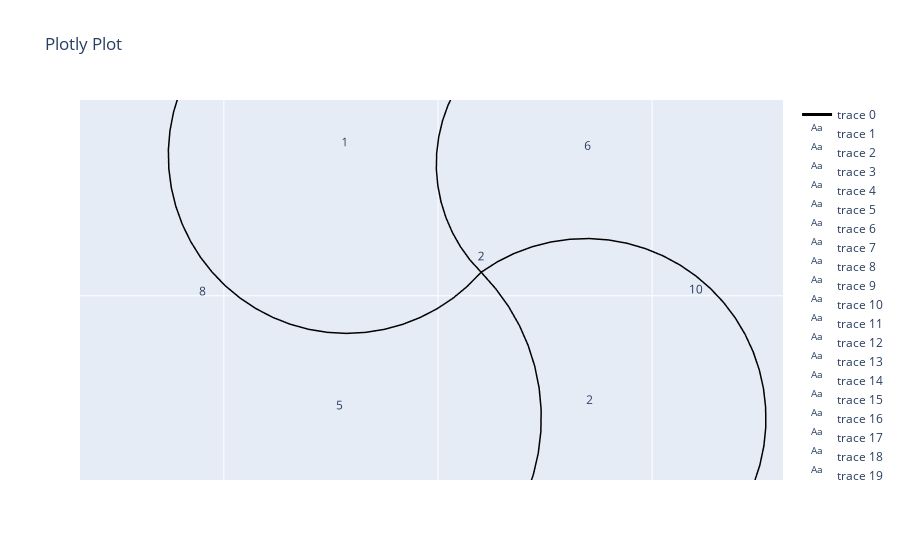
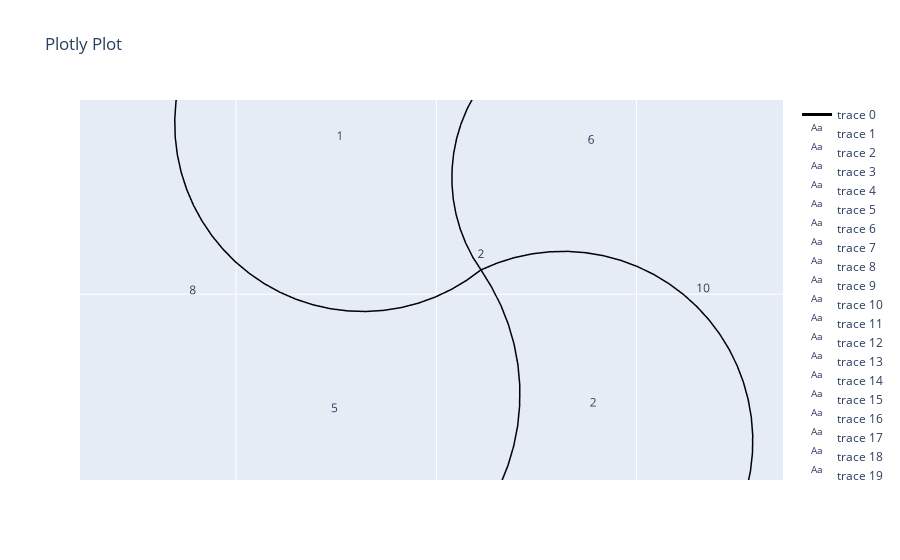

Here is the notebook cell these charts were saved with, in order:
### Markdown cell above
Generate 6 specimens only changing the arc angle: Long edges

### Code cell
# net.update_shape(q_new)
q0 = q.copy()*0.8
net = Network_custom.from_fd(vertices, edges, q0, fixed, paths = paths, dir = directions)
l1_initial = net.l1.copy()
l0, l_scalar = net.materialize_nonlinear(A, stress_data, strain_data, interpolation_kind = 'cubic')
net.initialize_shape_optimizer(function_type = 'standard',  method = 'Gauss-Seidel',options ={"maxiter": 1000, "damping": .01, "correction_scalar": 1., "tol": 1e-6})
# net.initialize_shape_optimizer(function_type = 'standard',  method = 'L-BFGS-B',options ={"maxiter": 10000, "maxfun": 1500000, "maxls": 5000})
net.optimize_vertices()
reference_point = [0,0,0]                         # The network will be scaler relative to this point

l_scalar_vec = np.linspace(.65, net.l_scalar, 6)
for l_scalar in l_scalar_vec:

    net.scale_vertices(reference_point, l_scalar, account_for_leafs = True) # If you don't provide a scalar, it will use network.l_scalar automatically
    print(np.min(net.l1_scaled/net.l0))

    R, th = net.arc_param()
    xyz = net.arc_points(n = n_points)
    net.auto_flip_curves(n = n_points)        # Automatically flip the curvature of the edges. Directions will become 1, -1, 1, -1, ...
    net.flip_curves(n = n_points)                   # Flip all the edges.
    net.flip_curves([8, 10], n = n_points)
    net.jump_at_intersection(intersection_width = printing_params['d_nozzle']*1.5, intersection_height = printing_params['layer_height'], interpolation_function=None) 
    net.net_plot(color=True, plot_type='arcs', elables=True, vlabels = True)
    net.all_loop_to_path(start_loop_bools, end_loop_bools, L_loop, alpha_loop, n_points)
    net.add_running_start(running_start_bools, running_end_bools, L_running, n_points)
    file_name = model_name + f'_ls{l_scalar:.2f}'
    # print(f"q_scalar: {q_scalar}, l_scalar: {l_scalar}, max stress: {np.max(net.f)/TPU_nl['A']}")

    g_code = replace_brackets(start_gcode, temperature_settings)
    g_code += make_purge_line(printing_params, gen, point0, point1, comment='Purge line', ef_extra=2.5)
    g_code += make_purge_line(printing_params, gen, point2, point3, comment='Purge line', ef_extra=1.0)
    g_code += add_net_to_gcode(printing_params, gen, net)

    g_code += end_gcode
    # with open(os.path.join('DATA', 'generated_gcodes', file_name + '.gcode'), "w") as g_code_file:
    #     g_code_file.write(g_code)

### Figure 1 — Plotly figure (JSON) as saved in the notebook; plotly's stock layout.template omitted (floating-point values rounded to 4 significant figures; data arrays with more than 128 entries replaced by an {"elided": "..."} marker saying what was removed)
{"data": [{"line": {"color": "black", "width": 3}, "mode": "lines", "type": "scatter3d", "x": {"elided": "372 float values"}, "y": {"elided": "372 float values"}, "z": {"elided": "372 float values"}}, {"mode": "text", "text": ["0"], "type": "scatter3d", "x": [-39.94], "y": [40.53], "z": [0]}, {"mode": "text", "text": ["1"], "type": "scatter3d", "x": [-8.79], "y": [12.84], "z": [0]}, {"mode": "text", "text": ["2"], "type": "scatter3d", "x": [14.14], "y": [-11.22], "z": [0]}, {"mode": "text", "text": ["3"], "type": "scatter3d", "x": [40.42], "y": [-40.53], "z": [0]}, {"mode": "text", "text": ["4"], "type": "scatter3d", "x": [-40.06], "y": [-41.08], "z": [0]}, {"mode": "text", "text": ["5"], "type": "scatter3d", "x": [-9.211], "y": [-11.74], "z": [0]}, {"mode": "text", "text": ["6"], "type": "scatter3d", "x": [13.97], "y": [12.5], "z": [0]}, {"mode": "text", "text": ["7"], "type": "scatter3d", "x": [40.49], "y": [40.14], "z": [0]}, {"mode": "text", "text": ["8"], "type": "scatter3d", "x": [-22.01], "y": [-1.087], "z": [0]}, {"mode": "text", "text": ["9"], "type": "scatter3d", "x": [0.917], "y": [-25.15], "z": [0]}, {"mode": "text", "text": ["10"], "type": "scatter3d", "x": [24.1], "y": [-0.9092], "z": [0]}, {"mode": "text", "text": ["11"], "type": "scatter3d", "x": [1.165], "y": [23.16], "z": [0]}, {"mode": "text", "text": ["0"], "type": "scatter3d", "x": [-58.28], "y": [57.57], "z": [0]}, {"mode": "text", "text": ["1"], "type": "scatter3d", "x": [-21.59], "y": [23.49], "z": [0]}, {"mode": "text", "text": ["2"], "type": "scatter3d", "x": [4.013], "y": [2.191], "z": [0]}, {"mode": "text", "text": ["3"], "type": "scatter3d", "x": [24.27], "y": [-24.64], "z": [0]}, {"mode": "text", "text": ["4"], "type": "scatter3d", "x": [56.57], "y": [-56.43], "z": [0]}, {"mode": "text", "text": ["5"], "type": "scatter3d", "x": [-57.68], "y": [-56.49], "z": [0]}, {"mode": "text", "text": ["6"], "type": "scatter3d", "x": [-22.44], "y": [-25.67], "z": [0]}, {"mode": "text", "text": ["7"], "type": "scatter3d", "x": [23.92], "y": [22.82], "z": [0]}, {"mode": "text", "text": ["8"], "type": "scatter3d", "x": [57.07], "y": [57.47], "z": [0]}], "layout": {"scene": {"aspectmode": "data", "camera": {"center": {"x": 0, "y": 0, "z": 0}, "eye": {"x": 0, "y": 0, "z": 2.914}, "up": {"x": 0, "y": 1, "z": 0}}}, "title": {"text": "Plotly Plot"}}}

### Figure 2 — Plotly figure (JSON) as saved in the notebook; plotly's stock layout.template omitted (floating-point values rounded to 4 significant figures; data arrays with more than 128 entries replaced by an {"elided": "..."} marker saying what was removed)
{"data": [{"line": {"color": "black", "width": 3}, "mode": "lines", "type": "scatter3d", "x": {"elided": "372 float values"}, "y": {"elided": "372 float values"}, "z": {"elided": "372 float values"}}, {"mode": "text", "text": ["0"], "type": "scatter3d", "x": [-42.23], "y": [43.03], "z": [0]}, {"mode": "text", "text": ["1"], "type": "scatter3d", "x": [-9.723], "y": [14.21], "z": [0]}, {"mode": "text", "text": ["2"], "type": "scatter3d", "x": [15.64], "y": [-12.41], "z": [0]}, {"mode": "text", "text": ["3"], "type": "scatter3d", "x": [43.0], "y": [-43.15], "z": [0]}, {"mode": "text", "text": ["4"], "type": "scatter3d", "x": [-42.44], "y": [-43.8], "z": [0]}, {"mode": "text", "text": ["5"], "type": "scatter3d", "x": [-10.19], "y": [-12.98], "z": [0]}, {"mode": "text", "text": ["6"], "type": "scatter3d", "x": [15.45], "y": [13.83], "z": [0]}, {"mode": "text", "text": ["7"], "type": "scatter3d", "x": [43.03], "y": [42.57], "z": [0]}, {"mode": "text", "text": ["8"], "type": "scatter3d", "x": [-24.35], "y": [-1.203], "z": [0]}, {"mode": "text", "text": ["9"], "type": "scatter3d", "x": [1.014], "y": [-27.82], "z": [0]}, {"mode": "text", "text": ["10"], "type": "scatter3d", "x": [26.65], "y": [-1.006], "z": [0]}, {"mode": "text", "text": ["11"], "type": "scatter3d", "x": [1.288], "y": [25.61], "z": [0]}, {"mode": "text", "text": ["0"], "type": "scatter3d", "x": [-60.58], "y": [60.07], "z": [0]}, {"mode": "text", "text": ["1"], "type": "scatter3d", "x": [-23.88], "y": [25.99], "z": [0]}, {"mode": "text", "text": ["2"], "type": "scatter3d", "x": [4.439], "y": [2.424], "z": [0]}, {"mode": "text", "text": ["3"], "type": "scatter3d", "x": [26.85], "y": [-27.25], "z": [0]}, {"mode": "text", "text": ["4"], "type": "scatter3d", "x": [59.15], "y": [-59.04], "z": [0]}, {"mode": "text", "text": ["5"], "type": "scatter3d", "x": [-60.06], "y": [-59.22], "z": [0]}, {"mode": "text", "text": ["6"], "type": "scatter3d", "x": [-24.82], "y": [-28.39], "z": [0]}, {"mode": "text", "text": ["7"], "type": "scatter3d", "x": [26.46], "y": [25.24], "z": [0]}, {"mode": "text", "text": ["8"], "type": "scatter3d", "x": [59.6], "y": [59.89], "z": [0]}], "layout": {"scene": {"aspectmode": "data", "camera": {"center": {"x": 0, "y": 0, "z": 0}, "eye": {"x": 0, "y": 0, "z": 3.029}, "up": {"x": 0, "y": 1, "z": 0}}}, "title": {"text": "Plotly Plot"}}}
